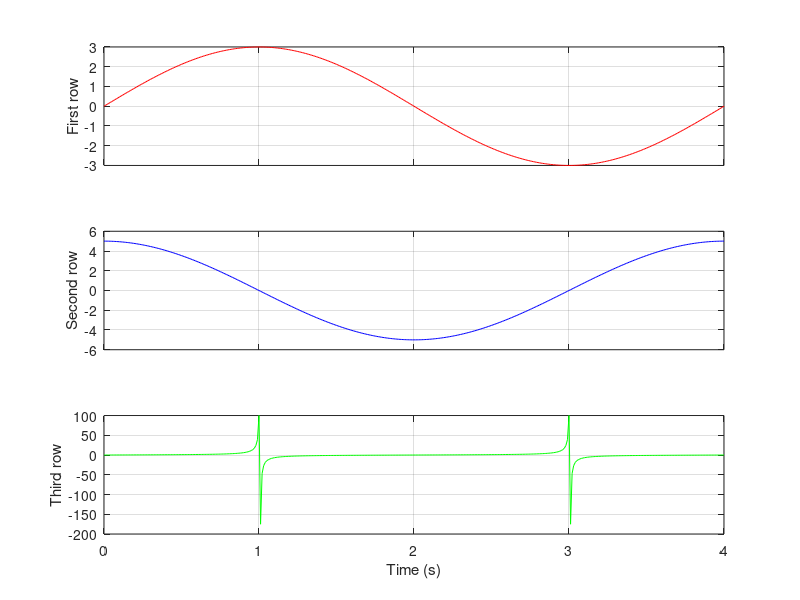

Write MATLAB code to recreate this figure. (Note: this script raises an error after producing the figure.)
t = 0:0.01:4.0;

y1 = 3*sin(2*pi*0.25*t);
y2 = 5*cos(2*pi*0.25*t);
y3 = tan(2*pi*0.25*t-0.01);

figure;
ax1 = subplot(3,1,1);
plot(t, y1, 'r-');
ylabel('First row');
grid on;
xticklabels([]); % Turn x ticks off for first row plot

ax2 = subplot(3,1,2);
plot(t, y2, 'b-');
ylabel('Second row');
grid on;
xticklabels([]); % Turn x ticks off for second row plot

ax3 = subplot(3,1,3);
plot(t, y3, 'g-');
ylabel('Third row');
xlabel('Time (s)');
grid on;
improvePlot;

linkaxes([ax1, ax2, ax3], 'x'); % Magic so all axes zoom together
